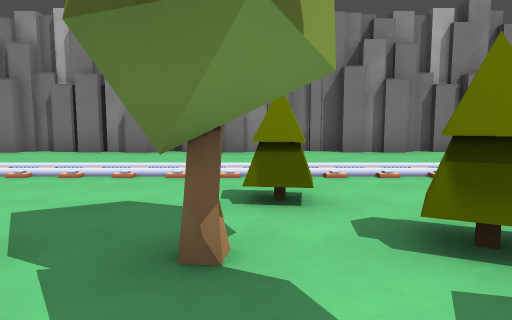
view 1 (above)

24 first-person views from a walk through a 3-D level made in the Godot game engine. The camera is 1.4 m above the floor, tilts 6° down and sees 70° across. The floor is counted in squares, 2 m on a side. Each view is taken from the middle of a square. On the plan, view 1 faces up. The plan holds only what a view shows up to about 11 squares ahead; the rest is blank. The place goes on beyond the plan. Characters and animated objects are left out. Some surface patterns are stand-ins.

view 2
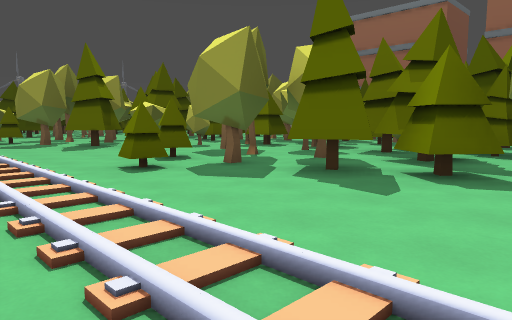

view 3
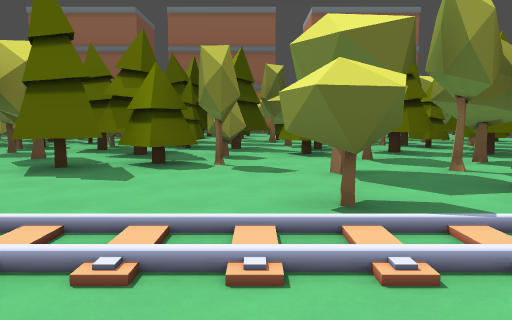

view 4
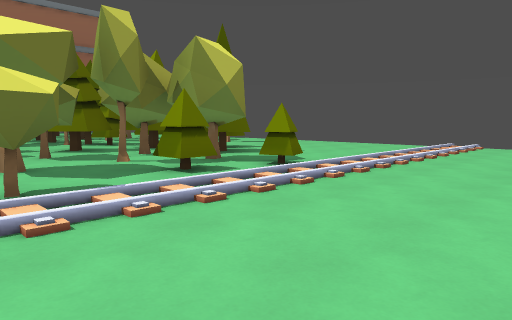

view 5
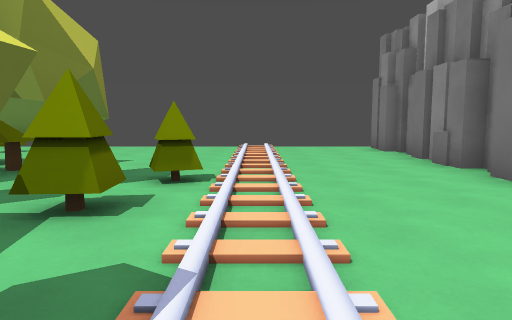

view 6
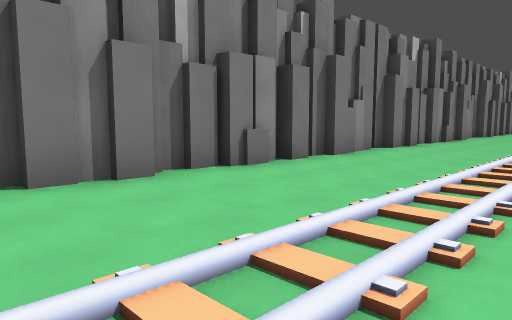

view 7
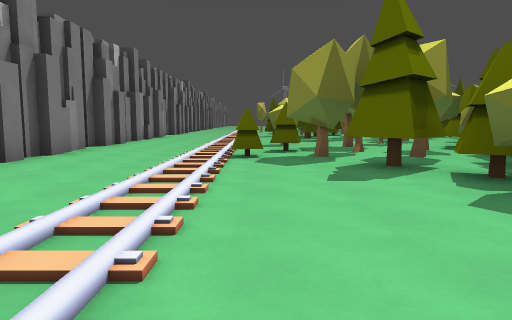

view 8
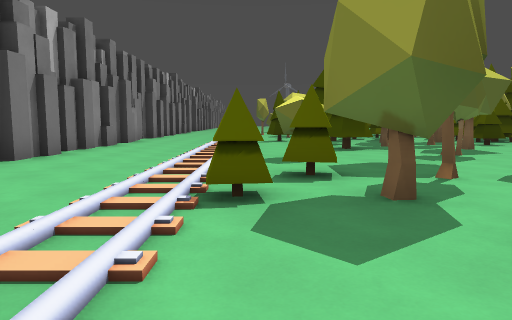

view 9
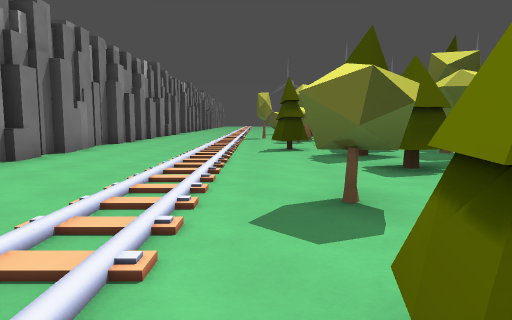

view 10
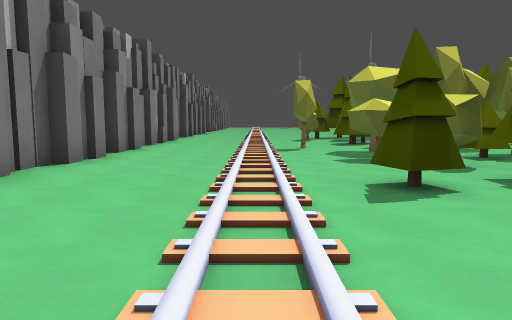

view 11
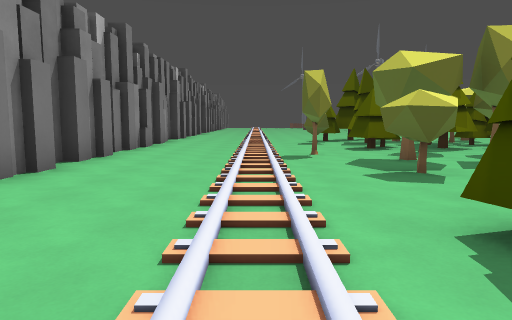

view 12
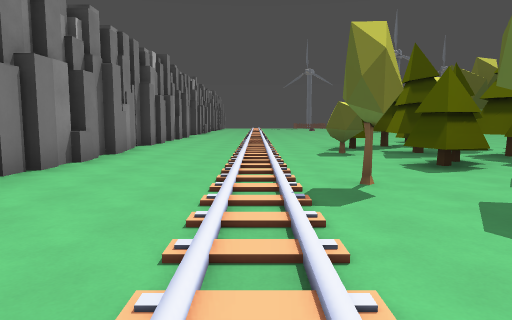

view 13
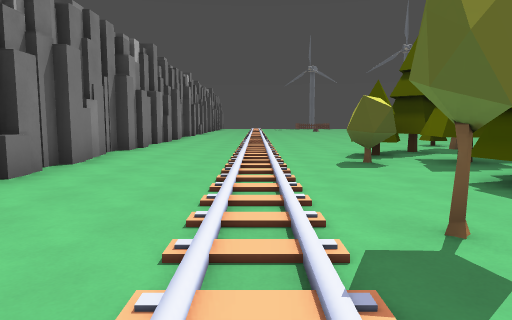

view 14
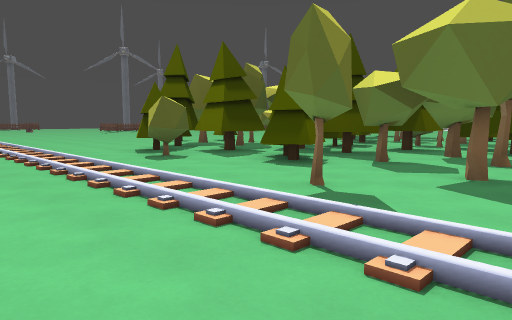

view 15
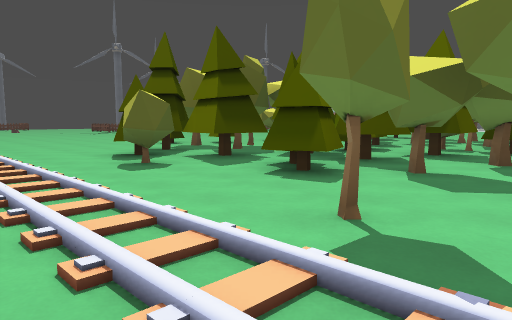

view 16
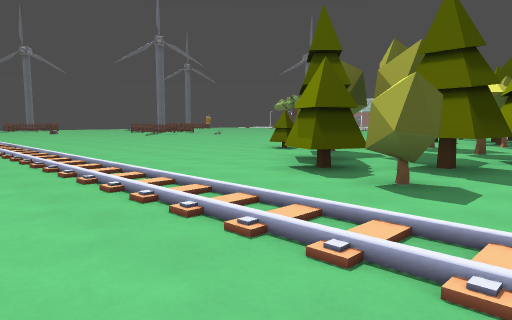

view 17
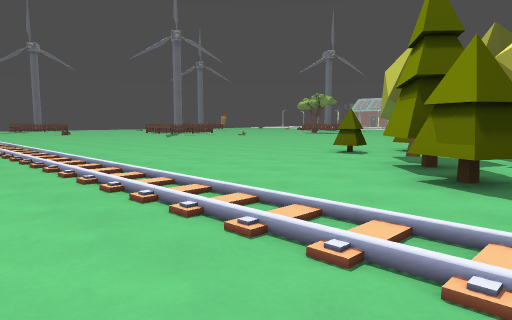

view 18
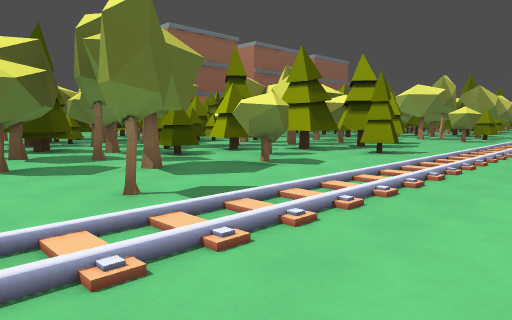

view 19
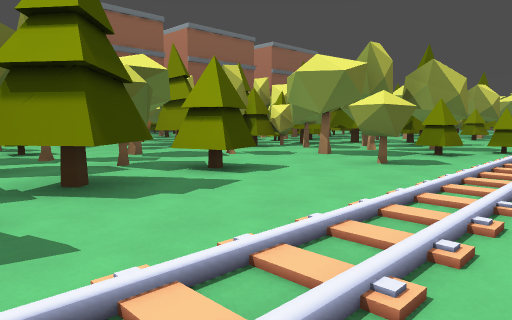

view 20
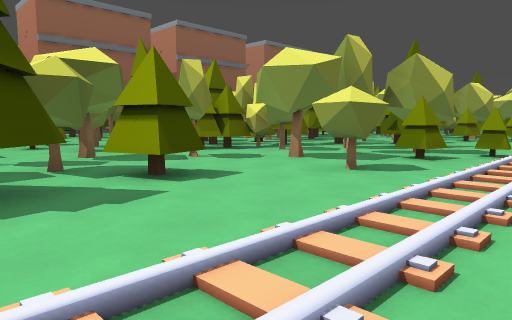

view 21
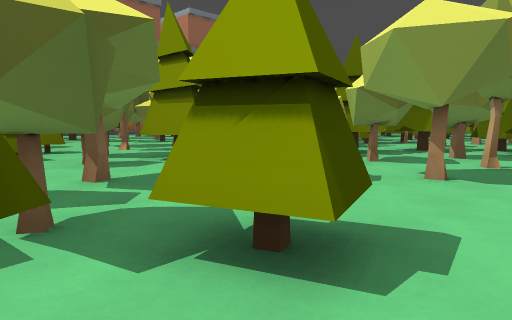

view 22
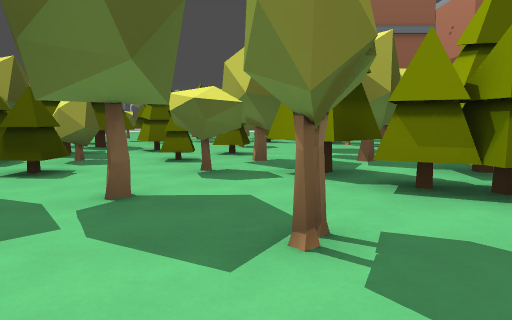

view 23
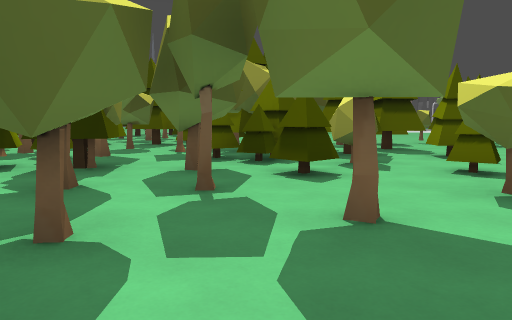

view 24
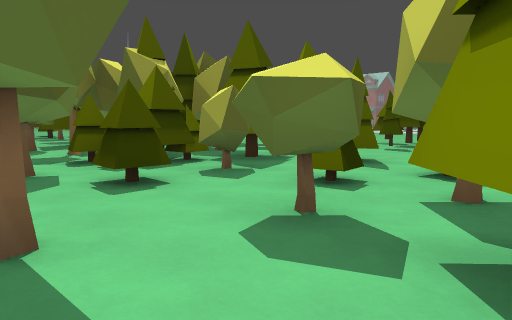

### Floor plan
Key: @ floor where view 1 was taken; # wall or solid block; x gap in a wall; . floor; = window, fence, low wall or low ledge; T thing the floor can be seen under or through; R rock.
Columns run from 16 left of view 1 to 33 right of it. Each row starts with its distance up from view 1.
  9 #######   ##########################RR###########
  8  ................................................
  7  ................................................
  6  .................................................
  5  .................................................
  4  .....#...#............#...............#..........
  3  ......##.......#......#.#.#.....#..#.......TT....
  2  ....#.##.#...#.##...##......TTTT..##.#..TT..TT...
  1  ....###....###.....####..#..TTTT###....TTT.TTTT..
  0    .##...#..####@##.###..#..T.TTT###.##..TTT.T.T..
 -1    . ######..##### ########..T.T # #####.T.T......
 -2      ##  #####     #..#  ##.....T#    ##TT.T#.# #.
 -3     ..#                  ###.#.#.#     #T..#..  ..
 -4     .##                   #......#     ###.##.
 -5                          ##.##.#.#      ....#.
 -6                          #..#...##       #  ##
 -7                          .....#x#
 -8                          ...#...#
 -9                            .x...##
-10                               .#=#
-11                                #
-12                                #

Positions as (right, up) in squares from view 1, and headings:
1: (0, 0), facing up
2: (-5, 6), facing down-right
3: (-5, 7), facing down
4: (-5, 8), facing down-left
5: (-5, 5), facing left
6: (1, 4), facing up-right
7: (0, 4), facing right
8: (4, 4), facing right
9: (8, 4), facing right
10: (13, 5), facing right
11: (15, 5), facing right
12: (19, 5), facing right
13: (21, 5), facing right
14: (21, 7), facing down-right
15: (22, 6), facing down-right
16: (26, 7), facing down-right
17: (28, 7), facing down-right
18: (25, 7), facing down-left
19: (17, 6), facing down-left
20: (16, 6), facing down-left
21: (15, 3), facing down-left
22: (12, 2), facing down
23: (12, 1), facing down-right
24: (11, -1), facing down-right
